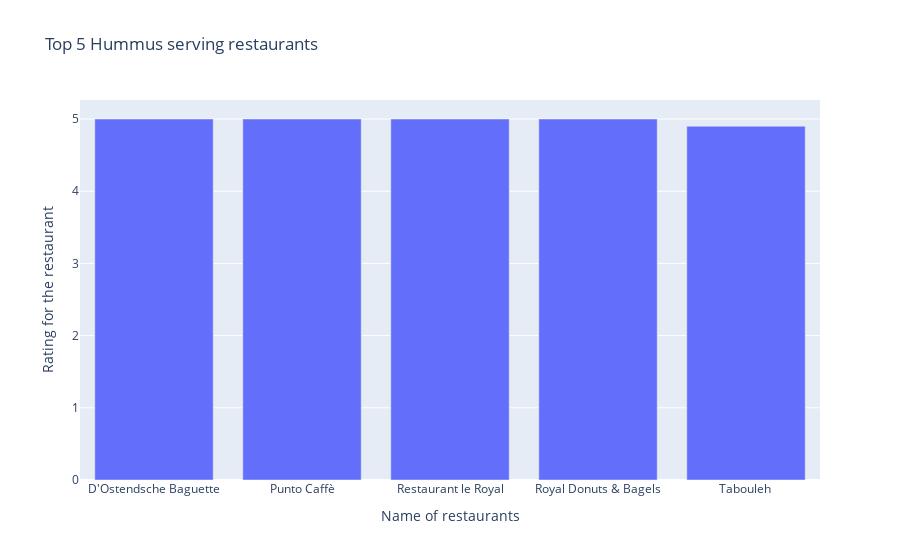

Notebook source saved alongside this figure:
### Code cell
fig = px.bar(df_hummus, x='name', y="rating",
               labels={"name": "Name of restaurants", "rating": "Rating for the restaurant"}, 
              title = "Top 5 Hummus serving restaurants")
fig.show()

### Figure 1 — Plotly figure (JSON) as saved in the notebook; plotly's stock layout.template omitted (floating-point values rounded to 4 significant figures)
{"data": [{"alignmentgroup": "True", "hovertemplate": "Name of restaurants=%{x}<br>Rating for the restaurant=%{y}<extra></extra>", "legendgroup": "", "marker": {"color": "#636efa", "pattern": {"shape": ""}}, "name": "", "offsetgroup": "", "orientation": "v", "showlegend": false, "textposition": "auto", "type": "bar", "x": ["D'Ostendsche Baguette", "Punto Caffè", "Restaurant le Royal", "Royal Donuts & Bagels", "Tabouleh "], "xaxis": "x", "y": [5, 5, 5, 5, 4.9], "yaxis": "y"}], "layout": {"barmode": "relative", "legend": {"tracegroupgap": 0}, "title": {"text": "Top 5 Hummus serving restaurants"}, "xaxis": {"anchor": "y", "domain": [0, 1], "title": {"text": "Name of restaurants"}}, "yaxis": {"anchor": "x", "domain": [0, 1], "title": {"text": "Rating for the restaurant"}}}}
